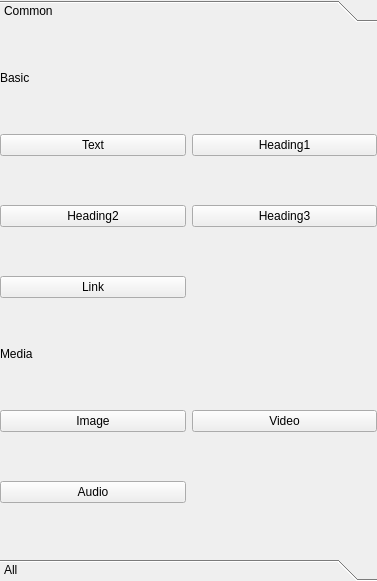
<?xml version="1.0" encoding="UTF-8"?>
<ui version="4.0">
 <class>Form</class>
 <widget class="QWidget" name="Form">
  <property name="geometry">
   <rect>
    <x>0</x>
    <y>0</y>
    <width>377</width>
    <height>581</height>
   </rect>
  </property>
  <property name="windowTitle">
   <string>Form</string>
  </property>
  <layout class="QGridLayout" name="gridLayout">
   <property name="leftMargin">
    <number>0</number>
   </property>
   <property name="topMargin">
    <number>0</number>
   </property>
   <property name="rightMargin">
    <number>0</number>
   </property>
   <property name="bottomMargin">
    <number>0</number>
   </property>
   <item row="0" column="0">
    <layout class="QVBoxLayout" name="verticalLayout">
     <item>
      <widget class="QToolBox" name="toolBox">
       <property name="currentIndex">
        <number>0</number>
       </property>
       <widget class="QWidget" name="page">
        <property name="geometry">
         <rect>
          <x>0</x>
          <y>0</y>
          <width>375</width>
          <height>519</height>
         </rect>
        </property>
        <attribute name="label">
         <string>Common</string>
        </attribute>
        <layout class="QGridLayout" name="gridLayout_2">
         <property name="leftMargin">
          <number>0</number>
         </property>
         <property name="topMargin">
          <number>0</number>
         </property>
         <property name="rightMargin">
          <number>0</number>
         </property>
         <property name="bottomMargin">
          <number>0</number>
         </property>
         <item row="2" column="0">
          <widget class="QPushButton" name="pushButton_4">
           <property name="text">
            <string>Heading2</string>
           </property>
          </widget>
         </item>
         <item row="5" column="1">
          <widget class="QPushButton" name="pushButton_7">
           <property name="text">
            <string>Video</string>
           </property>
          </widget>
         </item>
         <item row="0" column="0">
          <widget class="QLabel" name="label">
           <property name="sizePolicy">
            <sizepolicy hsizetype="Preferred" vsizetype="Fixed">
             <horstretch>0</horstretch>
             <verstretch>0</verstretch>
            </sizepolicy>
           </property>
           <property name="text">
            <string>Basic</string>
           </property>
          </widget>
         </item>
         <item row="1" column="0">
          <widget class="QPushButton" name="pushButton_2">
           <property name="text">
            <string>Text</string>
           </property>
          </widget>
         </item>
         <item row="5" column="0">
          <widget class="QPushButton" name="pushButton_6">
           <property name="text">
            <string>Image</string>
           </property>
          </widget>
         </item>
         <item row="1" column="1">
          <widget class="QPushButton" name="pushButton_3">
           <property name="text">
            <string>Heading1</string>
           </property>
          </widget>
         </item>
         <item row="2" column="1">
          <widget class="QPushButton" name="pushButton_5">
           <property name="text">
            <string>Heading3</string>
           </property>
          </widget>
         </item>
         <item row="4" column="0">
          <widget class="QLabel" name="label_2">
           <property name="sizePolicy">
            <sizepolicy hsizetype="Preferred" vsizetype="Fixed">
             <horstretch>0</horstretch>
             <verstretch>0</verstretch>
            </sizepolicy>
           </property>
           <property name="text">
            <string>Media</string>
           </property>
          </widget>
         </item>
         <item row="3" column="0">
          <widget class="QPushButton" name="pushButton">
           <property name="text">
            <string>Link</string>
           </property>
          </widget>
         </item>
         <item row="6" column="0">
          <widget class="QPushButton" name="pushButton_8">
           <property name="text">
            <string>Audio</string>
           </property>
          </widget>
         </item>
        </layout>
       </widget>
       <widget class="QWidget" name="page_2">
        <property name="geometry">
         <rect>
          <x>0</x>
          <y>0</y>
          <width>375</width>
          <height>519</height>
         </rect>
        </property>
        <attribute name="label">
         <string>All</string>
        </attribute>
       </widget>
      </widget>
     </item>
    </layout>
   </item>
  </layout>
 </widget>
 <resources/>
 <connections/>
</ui>
